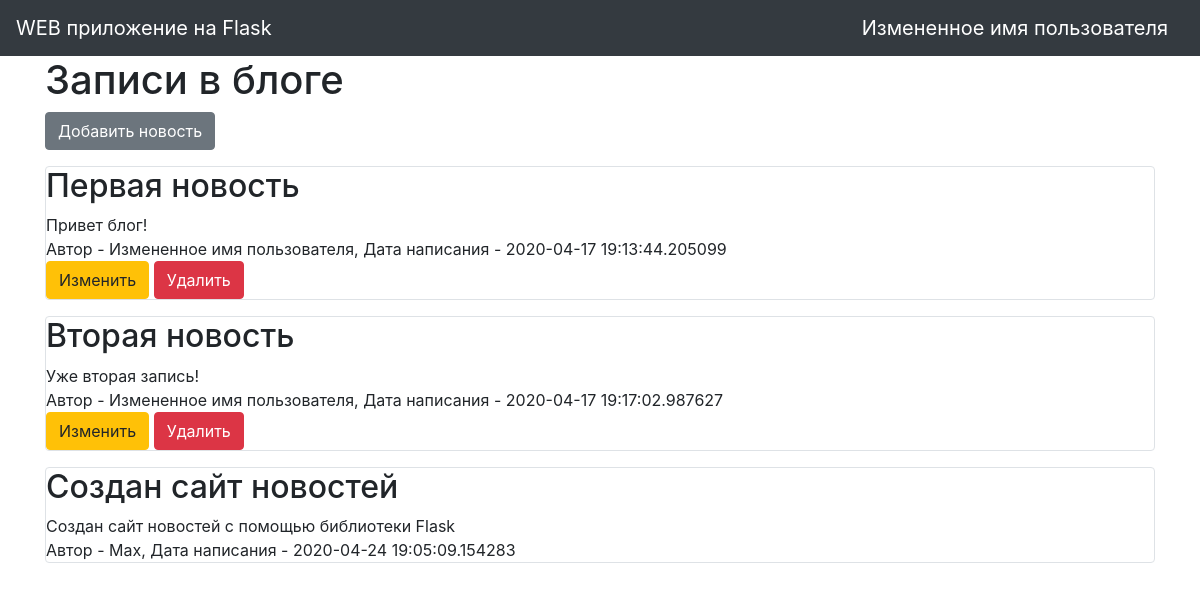
The page / (signed in) on the database its author committed.
### data/users.py (models this page shows, shortened)
class User(SqlAlchemyBase, UserMixin):
    __tablename__ = 'users'
    id = sqlalchemy.Column(sqlalchemy.Integer,
                           primary_key=True, autoincrement=True)
    name = sqlalchemy.Column(sqlalchemy.String, nullable=True)
    about = sqlalchemy.Column(sqlalchemy.String, nullable=True)
    email = sqlalchemy.Column(sqlalchemy.String,
                              index=True, unique=True, nullable=True)
    hashed_password = sqlalchemy.Column(sqlalchemy.String, nullable=True)
    created_date = sqlalchemy.Column(sqlalchemy.DateTime,
                                     default=datetime.datetime.now)
    news = orm.relation("News", back_populates='user')

### data/news.py (models this page shows, shortened)
class News(SqlAlchemyBase):
    __tablename__ = 'news'
    id = sqlalchemy.Column(sqlalchemy.Integer,
                           primary_key=True, autoincrement=True)
    title = sqlalchemy.Column(sqlalchemy.String, nullable=True)
    content = sqlalchemy.Column(sqlalchemy.String, nullable=True)
    created_date = sqlalchemy.Column(sqlalchemy.DateTime,
                                     default=datetime.datetime.now)
    is_private = sqlalchemy.Column(sqlalchemy.Boolean, default=True)
    user_id = sqlalchemy.Column(sqlalchemy.Integer,
                                sqlalchemy.ForeignKey("users.id"))
    user = orm.relation('User')

### main.py (the view)
@app.route("/")
def index():
    session = db_session.create_session()
    if current_user.is_authenticated:
        news = session.query(News).filter(
            (News.user == current_user) | (News.is_private != True))
    else:
        news = session.query(News).filter(News.is_private != True)
    return render_template("index.html", news=news)

### data/db_session.py (called while the page is built)
def create_session() -> Session:
    global __factory
    return __factory()

### main.py (called while the page is built)
@login_manager.user_loader
def load_user(user_id):
    session = db_session.create_session()
    return session.query(User).get(user_id)

### templates/index.html (shortened to what this page needs)
{% extends "base.html" %}
{% block content %}
    <h1>Записи в блоге</h1>
    {% if current_user.is_authenticated %}
        <a href="news" class="btn btn-secondary">Добавить новость</a>
    {% endif %}
    {% for item in news%}
        <div class="col-md6 border rounded">
            <h2>{{item.title}}</h2>
            <div>
                {{item.content}}
            </div>
            <div>
                Автор - {{item.user.name}}, Дата написания - {{item.created_date}}
            </div>
            {% if current_user.is_authenticated and current_user == item.user %}
                <div>
                    <a href="/news/{{ item.id }}" class="btn btn-warning">Изменить</a>
                    <a href="/news_delete/{{ item.id }}" class="btn btn-danger">Удалить</a>
                </div>
            {% endif %}
        </div>
    {% endfor %}
{% endblock %}

### templates/base.html (shortened to what this page needs)
<!doctype html>
<html lang="ru">
<head>
    <link rel="stylesheet"
          href="https://stackpath.bootstrapcdn.com/bootstrap/4.4.1/css/bootstrap.min.css"
>
</head>
<body>
<header>
    <nav class="navbar navbar-dark bg-dark">
        <a class="navbar-brand" href="#">WEB приложение на Flask</a>
        {% if current_user.is_authenticated %}
            <a class="navbar-brand" href="/logout">{{ current_user.name }}</a>
        {% else %}
            <p>
                <a class="btn btn-primary " href="/register">Зарегистрироваться</a>
                <a class="btn btn-success" href="/login">Войти</a>
            </p>
        {% endif %}
    </nav>
</header>
<main role="main" class="container">
    {% block content %}{% endblock %}
</main>
</body>
</html>

### rows shown on the page
User: name "Измененное имя пользователя"
News: title "Первая новость", content "Привет блог!", user.name "Измененное имя пользователя", created_date "2020-04-17 19:13:44.205099"
News: title "Вторая новость", content "Уже вторая запись!", user.name "Измененное имя пользователя", created_date "2020-04-17 19:17:02.987627"
News: title "Создан сайт новостей", content "Создан сайт новостей с помощью библиотеки Flask", user.name "Max", created_date "2020-04-24 19:05:09.154283"
